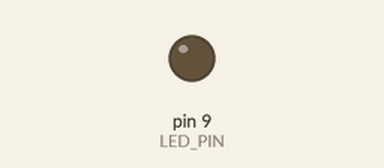
This sketch was run on a simulated Arduino Uno, built with avr-gcc and run on an emulated ATmega328P. Shown: output pins drawn as LEDs (lit = HIGH).

Above: at 1.3 s.
At 3.5 s:
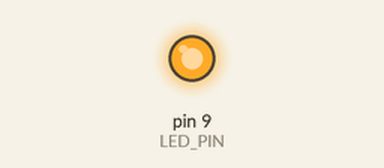
Timing chart, 0 to 8.8 s (numbered marks = the images above):
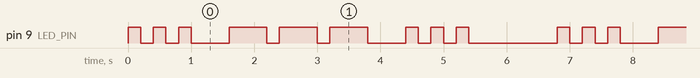

The sketch:

beginner-sos-light.ino
```cpp
// CircuitByte: Morse SOS classroom light. Not emergency equipment.
const byte LED_PIN = 9;
const unsigned int UNIT_MS = 200;
void flash(byte units) {
  digitalWrite(LED_PIN, HIGH);
  delay(units * UNIT_MS);
  digitalWrite(LED_PIN, LOW);
  delay(UNIT_MS); // One unit between flashes.
}
void setup() { pinMode(LED_PIN, OUTPUT); }
void loop() {
  for (byte i = 0; i < 3; i++) flash(1); // S
  delay(2 * UNIT_MS); // Together with flash's pause: three units.
  for (byte i = 0; i < 3; i++) flash(3); // O
  delay(2 * UNIT_MS);
  for (byte i = 0; i < 3; i++) flash(1); // S
  delay(6 * UNIT_MS); // Together with flash's pause: seven units.
}
```

Measured:
- by itself, pin 9 (LED_PIN): repeats every 6.8 s: 2 × (LOW 0.20 s, HIGH 0.20 s), LOW 0.60 s, 2 × (HIGH 0.60 s, LOW 0.20 s), HIGH 0.60 s, LOW 0.60 s, 2 × (HIGH 0.20 s, LOW 0.20 s), HIGH 0.20 s, LOW 1.4 s, HIGH 0.20 s
- by itself, everything shown: repeats every 6.8 s, in 18 steps
